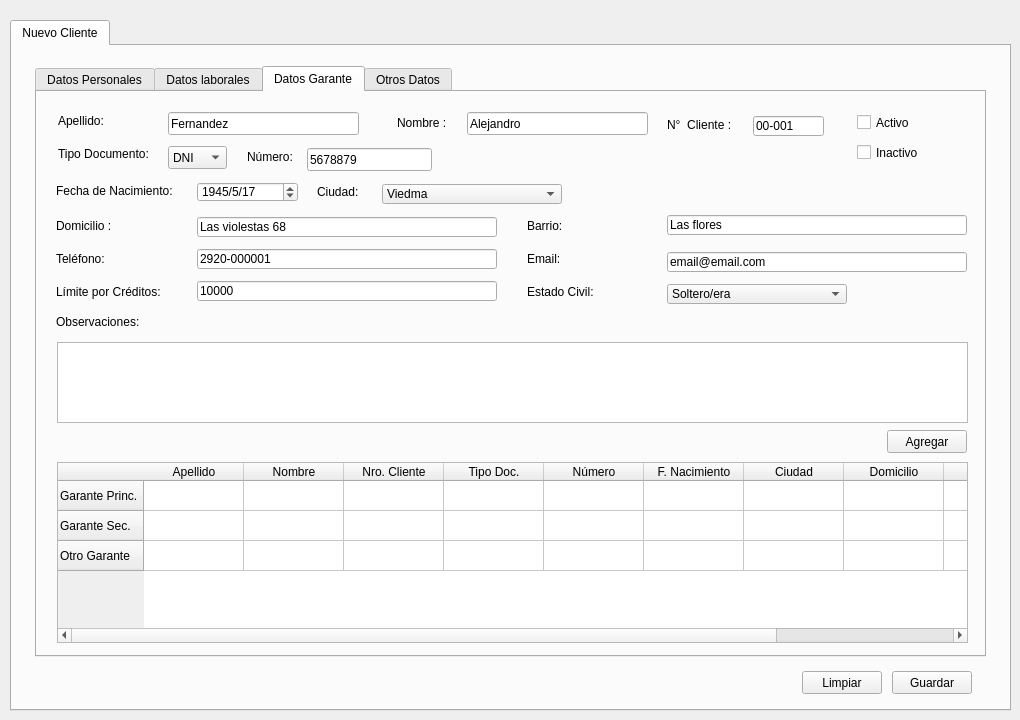
<?xml version="1.0" encoding="UTF-8"?>
<ui version="4.0">
 <class>Form_ClienteCrediRedPrueba</class>
 <widget class="QWidget" name="Form_ClienteCrediRedPrueba">
  <property name="geometry">
   <rect>
    <x>0</x>
    <y>0</y>
    <width>1020</width>
    <height>720</height>
   </rect>
  </property>
  <property name="windowTitle">
   <string>Clientes</string>
  </property>
  <widget class="QTabWidget" name="form_cliente">
   <property name="geometry">
    <rect>
     <x>10</x>
     <y>20</y>
     <width>1001</width>
     <height>691</height>
    </rect>
   </property>
   <property name="currentIndex">
    <number>0</number>
   </property>
   <widget class="QWidget" name="tab">
    <attribute name="icon">
     <iconset>
      <normaloff>../../../../Descargas/silueta-masculina-de-usuario.png</normaloff>../../../../Descargas/silueta-masculina-de-usuario.png</iconset>
    </attribute>
    <attribute name="title">
     <string>Nuevo Cliente</string>
    </attribute>
    <widget class="QTabWidget" name="tabwt_clientenuevo">
     <property name="geometry">
      <rect>
       <x>23</x>
       <y>20</y>
       <width>951</width>
       <height>591</height>
      </rect>
     </property>
     <property name="currentIndex">
      <number>2</number>
     </property>
     <widget class="QWidget" name="tab_4">
      <attribute name="icon">
       <iconset>
        <normalon>../../../../Descargas/tarjeta-personal-de-datos-de-contacto.png</normalon>
       </iconset>
      </attribute>
      <attribute name="title">
       <string>Datos Personales</string>
      </attribute>
      <widget class="QLineEdit" name="lne_telefono">
       <property name="geometry">
        <rect>
         <x>160</x>
         <y>167</y>
         <width>300</width>
         <height>20</height>
        </rect>
       </property>
       <property name="text">
        <string>2920-000001</string>
       </property>
      </widget>
      <widget class="QLabel" name="label_7">
       <property name="geometry">
        <rect>
         <x>19</x>
         <y>101</y>
         <width>141</width>
         <height>16</height>
        </rect>
       </property>
       <property name="text">
        <string>Fecha de Nacimiento:</string>
       </property>
      </widget>
      <widget class="QDateEdit" name="dte_nacimiento">
       <property name="geometry">
        <rect>
         <x>160</x>
         <y>100</y>
         <width>101</width>
         <height>20</height>
        </rect>
       </property>
       <property name="displayFormat">
        <string>yyyy/M/dd</string>
       </property>
       <property name="date">
        <date>
         <year>1945</year>
         <month>5</month>
         <day>17</day>
        </date>
       </property>
      </widget>
      <widget class="QComboBox" name="cbx_estado_civil">
       <property name="geometry">
        <rect>
         <x>450</x>
         <y>100</y>
         <width>180</width>
         <height>20</height>
        </rect>
       </property>
       <item>
        <property name="text">
         <string>Soltero/era</string>
        </property>
       </item>
       <item>
        <property name="text">
         <string>Casado/ada</string>
        </property>
       </item>
       <item>
        <property name="text">
         <string>Viudo/da</string>
        </property>
       </item>
       <item>
        <property name="text">
         <string>Divorsiado/ada</string>
        </property>
       </item>
      </widget>
      <widget class="QLabel" name="label_11">
       <property name="geometry">
        <rect>
         <x>490</x>
         <y>136</y>
         <width>131</width>
         <height>16</height>
        </rect>
       </property>
       <property name="text">
        <string>Barrio:</string>
       </property>
      </widget>
      <widget class="QLineEdit" name="lne_domicilio">
       <property name="geometry">
        <rect>
         <x>160</x>
         <y>135</y>
         <width>300</width>
         <height>20</height>
        </rect>
       </property>
       <property name="text">
        <string>Las violestas 68</string>
       </property>
      </widget>
      <widget class="QLabel" name="label">
       <property name="geometry">
        <rect>
         <x>360</x>
         <y>33</y>
         <width>71</width>
         <height>16</height>
        </rect>
       </property>
       <property name="text">
        <string>Nombre :</string>
       </property>
      </widget>
      <widget class="QLabel" name="label_13">
       <property name="geometry">
        <rect>
         <x>310</x>
         <y>100</y>
         <width>131</width>
         <height>16</height>
        </rect>
       </property>
       <property name="text">
        <string>Estado Civil:</string>
       </property>
      </widget>
      <widget class="QLineEdit" name="lne_barrio">
       <property name="geometry">
        <rect>
         <x>630</x>
         <y>133</y>
         <width>300</width>
         <height>20</height>
        </rect>
       </property>
       <property name="text">
        <string>Las flores</string>
       </property>
      </widget>
      <widget class="QLabel" name="label_8">
       <property name="geometry">
        <rect>
         <x>19</x>
         <y>169</y>
         <width>121</width>
         <height>16</height>
        </rect>
       </property>
       <property name="text">
        <string>Teléfono:</string>
       </property>
      </widget>
      <widget class="QComboBox" name="cbx_ciudad">
       <property name="geometry">
        <rect>
         <x>555</x>
         <y>170</y>
         <width>180</width>
         <height>20</height>
        </rect>
       </property>
       <item>
        <property name="text">
         <string>Viedma</string>
        </property>
       </item>
      </widget>
      <widget class="QLabel" name="label_50">
       <property name="geometry">
        <rect>
         <x>21</x>
         <y>64</y>
         <width>103</width>
         <height>16</height>
        </rect>
       </property>
       <property name="text">
        <string>Tipo Documento:</string>
       </property>
      </widget>
      <widget class="QLabel" name="label_3">
       <property name="geometry">
        <rect>
         <x>630</x>
         <y>35</y>
         <width>71</width>
         <height>16</height>
        </rect>
       </property>
       <property name="text">
        <string>N°  Cliente :</string>
       </property>
      </widget>
      <widget class="QLineEdit" name="lne_nombre">
       <property name="geometry">
        <rect>
         <x>430</x>
         <y>30</y>
         <width>181</width>
         <height>23</height>
        </rect>
       </property>
       <property name="text">
        <string>Alejandro</string>
       </property>
      </widget>
      <widget class="QLineEdit" name="lne_limite_credito">
       <property name="geometry">
        <rect>
         <x>160</x>
         <y>199</y>
         <width>300</width>
         <height>20</height>
        </rect>
       </property>
       <property name="text">
        <string>10000</string>
       </property>
      </widget>
      <widget class="QLineEdit" name="lne_nro_cliente">
       <property name="geometry">
        <rect>
         <x>716</x>
         <y>34</y>
         <width>71</width>
         <height>20</height>
        </rect>
       </property>
       <property name="text">
        <string>00-001</string>
       </property>
      </widget>
      <widget class="QLabel" name="label_12">
       <property name="geometry">
        <rect>
         <x>490</x>
         <y>199</y>
         <width>131</width>
         <height>16</height>
        </rect>
       </property>
       <property name="text">
        <string>Email:</string>
       </property>
      </widget>
      <widget class="QComboBox" name="cbx_tipo_doc">
       <property name="geometry">
        <rect>
         <x>131</x>
         <y>64</y>
         <width>59</width>
         <height>23</height>
        </rect>
       </property>
       <item>
        <property name="text">
         <string>DNI </string>
        </property>
       </item>
       <item>
        <property name="text">
         <string>CUIL</string>
        </property>
       </item>
       <item>
        <property name="text">
         <string>CUIT </string>
        </property>
       </item>
      </widget>
      <widget class="QLineEdit" name="lne_apellido">
       <property name="geometry">
        <rect>
         <x>131</x>
         <y>30</y>
         <width>191</width>
         <height>23</height>
        </rect>
       </property>
       <property name="text">
        <string>Fernandez</string>
       </property>
      </widget>
      <widget class="QLabel" name="label_49">
       <property name="geometry">
        <rect>
         <x>210</x>
         <y>67</y>
         <width>52</width>
         <height>16</height>
        </rect>
       </property>
       <property name="text">
        <string>Número:</string>
       </property>
      </widget>
      <widget class="QLabel" name="label_9">
       <property name="geometry">
        <rect>
         <x>19</x>
         <y>232</y>
         <width>121</width>
         <height>16</height>
        </rect>
       </property>
       <property name="text">
        <string>Observaciones: </string>
       </property>
      </widget>
      <widget class="QLabel" name="label_6">
       <property name="geometry">
        <rect>
         <x>19</x>
         <y>202</y>
         <width>121</width>
         <height>16</height>
        </rect>
       </property>
       <property name="text">
        <string>Límite por Créditos:</string>
       </property>
      </widget>
      <widget class="QLabel" name="label_2">
       <property name="geometry">
        <rect>
         <x>21</x>
         <y>31</y>
         <width>53</width>
         <height>16</height>
        </rect>
       </property>
       <property name="text">
        <string>Apellido:</string>
       </property>
      </widget>
      <widget class="QLabel" name="label_10">
       <property name="geometry">
        <rect>
         <x>490</x>
         <y>170</y>
         <width>71</width>
         <height>16</height>
        </rect>
       </property>
       <property name="text">
        <string>Ciudad:</string>
       </property>
      </widget>
      <widget class="QLineEdit" name="lne_email">
       <property name="geometry">
        <rect>
         <x>630</x>
         <y>200</y>
         <width>300</width>
         <height>20</height>
        </rect>
       </property>
       <property name="text">
        <string>email@email.com</string>
       </property>
      </widget>
      <widget class="QLabel" name="label_5">
       <property name="geometry">
        <rect>
         <x>19</x>
         <y>136</y>
         <width>71</width>
         <height>16</height>
        </rect>
       </property>
       <property name="text">
        <string>Domicilio :</string>
       </property>
      </widget>
      <widget class="QLineEdit" name="lne_nro_doc">
       <property name="geometry">
        <rect>
         <x>270</x>
         <y>66</y>
         <width>125</width>
         <height>23</height>
        </rect>
       </property>
       <property name="text">
        <string>5678879</string>
       </property>
      </widget>
      <widget class="QCheckBox" name="ckbx_activo">
       <property name="geometry">
        <rect>
         <x>820</x>
         <y>30</y>
         <width>85</width>
         <height>21</height>
        </rect>
       </property>
       <property name="text">
        <string>Activo</string>
       </property>
      </widget>
      <widget class="QCheckBox" name="ckbx_inactivo">
       <property name="geometry">
        <rect>
         <x>820</x>
         <y>60</y>
         <width>85</width>
         <height>21</height>
        </rect>
       </property>
       <property name="text">
        <string>Inactivo</string>
       </property>
      </widget>
      <widget class="QTextEdit" name="txte_observaciones">
       <property name="geometry">
        <rect>
         <x>20</x>
         <y>250</y>
         <width>911</width>
         <height>161</height>
        </rect>
       </property>
      </widget>
     </widget>
     <widget class="QWidget" name="tab_5">
      <attribute name="icon">
       <iconset>
        <normalon>../../../../Descargas/hombre-en-el-escritorio-de-la-oficina-con-un-ordenador.png</normalon>
       </iconset>
      </attribute>
      <attribute name="title">
       <string>Datos laborales</string>
      </attribute>
      <widget class="QLineEdit" name="lne_organismo">
       <property name="geometry">
        <rect>
         <x>220</x>
         <y>70</y>
         <width>300</width>
         <height>20</height>
        </rect>
       </property>
       <property name="text">
        <string>Ministerio de Educación</string>
       </property>
      </widget>
      <widget class="QLineEdit" name="lne_ocupacion">
       <property name="geometry">
        <rect>
         <x>220</x>
         <y>40</y>
         <width>300</width>
         <height>20</height>
        </rect>
       </property>
       <property name="text">
        <string>Auxiliar</string>
       </property>
      </widget>
      <widget class="QLineEdit" name="lne_antiguedad">
       <property name="geometry">
        <rect>
         <x>690</x>
         <y>70</y>
         <width>101</width>
         <height>20</height>
        </rect>
       </property>
       <property name="text">
        <string/>
       </property>
      </widget>
      <widget class="QLabel" name="label_19">
       <property name="geometry">
        <rect>
         <x>550</x>
         <y>40</y>
         <width>80</width>
         <height>20</height>
        </rect>
       </property>
       <property name="text">
        <string>Sueldo $:</string>
       </property>
      </widget>
      <widget class="QLabel" name="label_17">
       <property name="geometry">
        <rect>
         <x>79</x>
         <y>100</y>
         <width>141</width>
         <height>20</height>
        </rect>
       </property>
       <property name="text">
        <string>Teléfono Laboral:</string>
       </property>
      </widget>
      <widget class="QLineEdit" name="lne_domicilio_laboral">
       <property name="geometry">
        <rect>
         <x>220</x>
         <y>130</y>
         <width>300</width>
         <height>20</height>
        </rect>
       </property>
       <property name="text">
        <string>Las violetas 45</string>
       </property>
      </widget>
      <widget class="QLineEdit" name="lne_telefono_laboral">
       <property name="geometry">
        <rect>
         <x>220</x>
         <y>100</y>
         <width>300</width>
         <height>20</height>
        </rect>
       </property>
       <property name="text">
        <string>2920-000001</string>
       </property>
      </widget>
      <widget class="QLineEdit" name="lne_sueldo">
       <property name="geometry">
        <rect>
         <x>690</x>
         <y>40</y>
         <width>101</width>
         <height>20</height>
        </rect>
       </property>
       <property name="text">
        <string/>
       </property>
      </widget>
      <widget class="QCheckBox" name="ckbx_recibo_sueldo">
       <property name="geometry">
        <rect>
         <x>550</x>
         <y>130</y>
         <width>211</width>
         <height>21</height>
        </rect>
       </property>
       <property name="text">
        <string>Posee Recibo de Sueldo</string>
       </property>
       <property name="checked">
        <bool>true</bool>
       </property>
      </widget>
      <widget class="QLabel" name="label_15">
       <property name="geometry">
        <rect>
         <x>79</x>
         <y>70</y>
         <width>80</width>
         <height>20</height>
        </rect>
       </property>
       <property name="text">
        <string>Organismo: </string>
       </property>
      </widget>
      <widget class="QLabel" name="label_14">
       <property name="geometry">
        <rect>
         <x>79</x>
         <y>40</y>
         <width>80</width>
         <height>20</height>
        </rect>
       </property>
       <property name="text">
        <string>Ocupación:</string>
       </property>
      </widget>
      <widget class="QLabel" name="label_16">
       <property name="geometry">
        <rect>
         <x>79</x>
         <y>130</y>
         <width>161</width>
         <height>20</height>
        </rect>
       </property>
       <property name="text">
        <string>Domicilio Laboral:</string>
       </property>
      </widget>
      <widget class="QLabel" name="label_18">
       <property name="geometry">
        <rect>
         <x>550</x>
         <y>70</y>
         <width>131</width>
         <height>20</height>
        </rect>
       </property>
       <property name="text">
        <string>Antigüedad Laboral:</string>
       </property>
      </widget>
      <widget class="QLabel" name="label_20">
       <property name="geometry">
        <rect>
         <x>800</x>
         <y>70</y>
         <width>41</width>
         <height>20</height>
        </rect>
       </property>
       <property name="text">
        <string>años</string>
       </property>
      </widget>
      <widget class="QLineEdit" name="lne_categoria">
       <property name="geometry">
        <rect>
         <x>690</x>
         <y>100</y>
         <width>101</width>
         <height>20</height>
        </rect>
       </property>
       <property name="text">
        <string/>
       </property>
      </widget>
      <widget class="QLabel" name="label_21">
       <property name="geometry">
        <rect>
         <x>550</x>
         <y>100</y>
         <width>71</width>
         <height>20</height>
        </rect>
       </property>
       <property name="text">
        <string>Categoría: </string>
       </property>
      </widget>
     </widget>
     <widget class="QWidget" name="tab_6">
      <attribute name="icon">
       <iconset>
        <normalon>../../../../Descargas/calidad-de-la-pagina.png</normalon>
       </iconset>
      </attribute>
      <attribute name="title">
       <string>Datos Garante</string>
      </attribute>
      <widget class="QLineEdit" name="lne_garante_domicilio">
       <property name="geometry">
        <rect>
         <x>160</x>
         <y>125</y>
         <width>300</width>
         <height>20</height>
        </rect>
       </property>
       <property name="text">
        <string>Las violestas 68</string>
       </property>
      </widget>
      <widget class="QLabel" name="label_22">
       <property name="geometry">
        <rect>
         <x>19</x>
         <y>222</y>
         <width>121</width>
         <height>16</height>
        </rect>
       </property>
       <property name="text">
        <string>Observaciones: </string>
       </property>
      </widget>
      <widget class="QLineEdit" name="lne_garante_nombre">
       <property name="geometry">
        <rect>
         <x>430</x>
         <y>20</y>
         <width>181</width>
         <height>23</height>
        </rect>
       </property>
       <property name="text">
        <string>Alejandro</string>
       </property>
      </widget>
      <widget class="QLabel" name="label_51">
       <property name="geometry">
        <rect>
         <x>210</x>
         <y>57</y>
         <width>52</width>
         <height>16</height>
        </rect>
       </property>
       <property name="text">
        <string>Número:</string>
       </property>
      </widget>
      <widget class="QLabel" name="label_23">
       <property name="geometry">
        <rect>
         <x>19</x>
         <y>159</y>
         <width>121</width>
         <height>16</height>
        </rect>
       </property>
       <property name="text">
        <string>Teléfono:</string>
       </property>
      </widget>
      <widget class="QLabel" name="label_24">
       <property name="geometry">
        <rect>
         <x>490</x>
         <y>159</y>
         <width>131</width>
         <height>16</height>
        </rect>
       </property>
       <property name="text">
        <string>Email:</string>
       </property>
      </widget>
      <widget class="QLineEdit" name="lne_garante_barrio">
       <property name="geometry">
        <rect>
         <x>630</x>
         <y>123</y>
         <width>300</width>
         <height>20</height>
        </rect>
       </property>
       <property name="text">
        <string>Las flores</string>
       </property>
      </widget>
      <widget class="QLineEdit" name="lne_garante_limite_credito">
       <property name="geometry">
        <rect>
         <x>160</x>
         <y>189</y>
         <width>300</width>
         <height>20</height>
        </rect>
       </property>
       <property name="text">
        <string>10000</string>
       </property>
      </widget>
      <widget class="QLineEdit" name="lne_garante_email">
       <property name="geometry">
        <rect>
         <x>630</x>
         <y>160</y>
         <width>300</width>
         <height>20</height>
        </rect>
       </property>
       <property name="text">
        <string>email@email.com</string>
       </property>
      </widget>
      <widget class="QLabel" name="label_25">
       <property name="geometry">
        <rect>
         <x>19</x>
         <y>91</y>
         <width>141</width>
         <height>16</height>
        </rect>
       </property>
       <property name="text">
        <string>Fecha de Nacimiento:</string>
       </property>
      </widget>
      <widget class="QLabel" name="label_26">
       <property name="geometry">
        <rect>
         <x>19</x>
         <y>192</y>
         <width>121</width>
         <height>16</height>
        </rect>
       </property>
       <property name="text">
        <string>Límite por Créditos:</string>
       </property>
      </widget>
      <widget class="QLabel" name="label_52">
       <property name="geometry">
        <rect>
         <x>21</x>
         <y>54</y>
         <width>103</width>
         <height>16</height>
        </rect>
       </property>
       <property name="text">
        <string>Tipo Documento:</string>
       </property>
      </widget>
      <widget class="QLabel" name="label_27">
       <property name="geometry">
        <rect>
         <x>490</x>
         <y>126</y>
         <width>131</width>
         <height>16</height>
        </rect>
       </property>
       <property name="text">
        <string>Barrio:</string>
       </property>
      </widget>
      <widget class="QLabel" name="label_28">
       <property name="geometry">
        <rect>
         <x>280</x>
         <y>92</y>
         <width>71</width>
         <height>16</height>
        </rect>
       </property>
       <property name="text">
        <string>Ciudad:</string>
       </property>
      </widget>
      <widget class="QLineEdit" name="lne_garante_nro_cliente">
       <property name="geometry">
        <rect>
         <x>716</x>
         <y>24</y>
         <width>71</width>
         <height>20</height>
        </rect>
       </property>
       <property name="text">
        <string>00-001</string>
       </property>
      </widget>
      <widget class="QTextEdit" name="txte_garante_observaciones">
       <property name="geometry">
        <rect>
         <x>20</x>
         <y>250</y>
         <width>911</width>
         <height>81</height>
        </rect>
       </property>
      </widget>
      <widget class="QLabel" name="label_4">
       <property name="geometry">
        <rect>
         <x>360</x>
         <y>23</y>
         <width>71</width>
         <height>16</height>
        </rect>
       </property>
       <property name="text">
        <string>Nombre :</string>
       </property>
      </widget>
      <widget class="QLabel" name="label_29">
       <property name="geometry">
        <rect>
         <x>21</x>
         <y>21</y>
         <width>53</width>
         <height>16</height>
        </rect>
       </property>
       <property name="text">
        <string>Apellido:</string>
       </property>
      </widget>
      <widget class="QLabel" name="label_30">
       <property name="geometry">
        <rect>
         <x>490</x>
         <y>192</y>
         <width>131</width>
         <height>16</height>
        </rect>
       </property>
       <property name="text">
        <string>Estado Civil:</string>
       </property>
      </widget>
      <widget class="QComboBox" name="cbx_garante_estado_civil">
       <property name="geometry">
        <rect>
         <x>630</x>
         <y>192</y>
         <width>180</width>
         <height>20</height>
        </rect>
       </property>
       <item>
        <property name="text">
         <string>Soltero/era</string>
        </property>
       </item>
       <item>
        <property name="text">
         <string>Casado/ada</string>
        </property>
       </item>
       <item>
        <property name="text">
         <string>Viudo/da</string>
        </property>
       </item>
       <item>
        <property name="text">
         <string>Divorsiado/ada</string>
        </property>
       </item>
      </widget>
      <widget class="QCheckBox" name="ckbx_garante_activo">
       <property name="geometry">
        <rect>
         <x>820</x>
         <y>20</y>
         <width>85</width>
         <height>21</height>
        </rect>
       </property>
       <property name="text">
        <string>Activo</string>
       </property>
      </widget>
      <widget class="QComboBox" name="cbx_garante_tipo_doc">
       <property name="geometry">
        <rect>
         <x>131</x>
         <y>54</y>
         <width>59</width>
         <height>23</height>
        </rect>
       </property>
       <item>
        <property name="text">
         <string>DNI </string>
        </property>
       </item>
       <item>
        <property name="text">
         <string>CUIL</string>
        </property>
       </item>
       <item>
        <property name="text">
         <string>CUIT </string>
        </property>
       </item>
      </widget>
      <widget class="QLineEdit" name="lne_garante_apellido">
       <property name="geometry">
        <rect>
         <x>131</x>
         <y>20</y>
         <width>191</width>
         <height>23</height>
        </rect>
       </property>
       <property name="text">
        <string>Fernandez</string>
       </property>
      </widget>
      <widget class="QLineEdit" name="lne__garante_telefono">
       <property name="geometry">
        <rect>
         <x>160</x>
         <y>157</y>
         <width>300</width>
         <height>20</height>
        </rect>
       </property>
       <property name="text">
        <string>2920-000001</string>
       </property>
      </widget>
      <widget class="QComboBox" name="cbx_garante_ciudad">
       <property name="geometry">
        <rect>
         <x>345</x>
         <y>92</y>
         <width>180</width>
         <height>20</height>
        </rect>
       </property>
       <item>
        <property name="text">
         <string>Viedma</string>
        </property>
       </item>
      </widget>
      <widget class="QLabel" name="label_31">
       <property name="geometry">
        <rect>
         <x>630</x>
         <y>25</y>
         <width>71</width>
         <height>16</height>
        </rect>
       </property>
       <property name="text">
        <string>N°  Cliente :</string>
       </property>
      </widget>
      <widget class="QLabel" name="label_32">
       <property name="geometry">
        <rect>
         <x>19</x>
         <y>126</y>
         <width>71</width>
         <height>16</height>
        </rect>
       </property>
       <property name="text">
        <string>Domicilio :</string>
       </property>
      </widget>
      <widget class="QCheckBox" name="ckbx_garante_inactivo">
       <property name="geometry">
        <rect>
         <x>820</x>
         <y>50</y>
         <width>85</width>
         <height>21</height>
        </rect>
       </property>
       <property name="text">
        <string>Inactivo</string>
       </property>
      </widget>
      <widget class="QLineEdit" name="lne_garante_nro_doc">
       <property name="geometry">
        <rect>
         <x>270</x>
         <y>56</y>
         <width>125</width>
         <height>23</height>
        </rect>
       </property>
       <property name="text">
        <string>5678879</string>
       </property>
      </widget>
      <widget class="QDateEdit" name="dte_garante_nacimiento">
       <property name="geometry">
        <rect>
         <x>160</x>
         <y>90</y>
         <width>101</width>
         <height>20</height>
        </rect>
       </property>
       <property name="displayFormat">
        <string>yyyy/M/dd</string>
       </property>
       <property name="date">
        <date>
         <year>1945</year>
         <month>5</month>
         <day>17</day>
        </date>
       </property>
      </widget>
      <widget class="QTableWidget" name="tw_garantes_lista">
       <property name="geometry">
        <rect>
         <x>20</x>
         <y>370</y>
         <width>911</width>
         <height>181</height>
        </rect>
       </property>
       <row>
        <property name="text">
         <string>Garante Princ.</string>
        </property>
        <property name="icon">
         <iconset>
          <normalon>../../../../Descargas/calidad-de-la-pagina.png</normalon>
         </iconset>
        </property>
       </row>
       <row>
        <property name="text">
         <string>Garante Sec.</string>
        </property>
        <property name="icon">
         <iconset>
          <normalon>../../../../Descargas/calidad-de-la-pagina.png</normalon>
         </iconset>
        </property>
       </row>
       <row>
        <property name="text">
         <string>Otro Garante</string>
        </property>
        <property name="icon">
         <iconset>
          <normalon>../../../../Descargas/calidad-de-la-pagina.png</normalon>
         </iconset>
        </property>
       </row>
       <column>
        <property name="text">
         <string>Apellido</string>
        </property>
       </column>
       <column>
        <property name="text">
         <string>Nombre</string>
        </property>
       </column>
       <column>
        <property name="text">
         <string>Nro. Cliente</string>
        </property>
       </column>
       <column>
        <property name="text">
         <string>Tipo Doc.</string>
        </property>
       </column>
       <column>
        <property name="text">
         <string>Número</string>
        </property>
       </column>
       <column>
        <property name="text">
         <string>F. Nacimiento</string>
        </property>
       </column>
       <column>
        <property name="text">
         <string>Ciudad</string>
        </property>
       </column>
       <column>
        <property name="text">
         <string>Domicilio</string>
        </property>
       </column>
       <column>
        <property name="text">
         <string>Teléfono</string>
        </property>
       </column>
       <column>
        <property name="text">
         <string>Estado</string>
        </property>
       </column>
      </widget>
      <widget class="QPushButton" name="boton_agregar">
       <property name="geometry">
        <rect>
         <x>850</x>
         <y>338</y>
         <width>80</width>
         <height>23</height>
        </rect>
       </property>
       <property name="text">
        <string>Agregar</string>
       </property>
      </widget>
     </widget>
     <widget class="QWidget" name="tab_7">
      <attribute name="icon">
       <iconset>
        <normalon>../../../../Descargas/casilla-y-boligrafo.png</normalon>
       </iconset>
      </attribute>
      <attribute name="title">
       <string>Otros Datos</string>
      </attribute>
      <widget class="QCheckBox" name="ckbx_veraz">
       <property name="geometry">
        <rect>
         <x>601</x>
         <y>90</y>
         <width>211</width>
         <height>21</height>
        </rect>
       </property>
       <property name="text">
        <string>Figura en el Veraz</string>
       </property>
       <property name="checked">
        <bool>true</bool>
       </property>
      </widget>
      <widget class="QCheckBox" name="ckbx_bloqueado">
       <property name="geometry">
        <rect>
         <x>602</x>
         <y>150</y>
         <width>211</width>
         <height>21</height>
        </rect>
       </property>
       <property name="text">
        <string>Cliente Bloqueado</string>
       </property>
      </widget>
      <widget class="QLineEdit" name="lne_iva">
       <property name="geometry">
        <rect>
         <x>271</x>
         <y>30</y>
         <width>300</width>
         <height>20</height>
        </rect>
       </property>
       <property name="text">
        <string>Responsable Inscripto</string>
       </property>
      </widget>
      <widget class="QLineEdit" name="lne_cbu">
       <property name="geometry">
        <rect>
         <x>271</x>
         <y>90</y>
         <width>300</width>
         <height>20</height>
        </rect>
       </property>
       <property name="text">
        <string>00451597859478396574780</string>
       </property>
      </widget>
      <widget class="QLabel" name="label_33">
       <property name="geometry">
        <rect>
         <x>130</x>
         <y>60</y>
         <width>80</width>
         <height>20</height>
        </rect>
       </property>
       <property name="text">
        <string>N° CUIT:</string>
       </property>
      </widget>
      <widget class="QLineEdit" name="lne_nro_beneficio">
       <property name="geometry">
        <rect>
         <x>271</x>
         <y>120</y>
         <width>300</width>
         <height>20</height>
        </rect>
       </property>
       <property name="text">
        <string>00345687</string>
       </property>
      </widget>
      <widget class="QLabel" name="label_34">
       <property name="geometry">
        <rect>
         <x>130</x>
         <y>90</y>
         <width>141</width>
         <height>20</height>
        </rect>
       </property>
       <property name="text">
        <string>N° CBU:</string>
       </property>
      </widget>
      <widget class="QLabel" name="label_35">
       <property name="geometry">
        <rect>
         <x>130</x>
         <y>120</y>
         <width>161</width>
         <height>20</height>
        </rect>
       </property>
       <property name="text">
        <string>N° Beneficio:</string>
       </property>
      </widget>
      <widget class="QLineEdit" name="lne_cuit">
       <property name="geometry">
        <rect>
         <x>271</x>
         <y>60</y>
         <width>300</width>
         <height>20</height>
        </rect>
       </property>
       <property name="text">
        <string>00-5678879-00</string>
       </property>
      </widget>
      <widget class="QLabel" name="label_36">
       <property name="geometry">
        <rect>
         <x>130</x>
         <y>30</y>
         <width>80</width>
         <height>20</height>
        </rect>
       </property>
       <property name="text">
        <string>Tipo IVA:</string>
       </property>
      </widget>
      <widget class="QCheckBox" name="ckbx_jub_pens">
       <property name="geometry">
        <rect>
         <x>601</x>
         <y>120</y>
         <width>211</width>
         <height>21</height>
        </rect>
       </property>
       <property name="text">
        <string>Es Jubilado / Pensionado</string>
       </property>
      </widget>
      <widget class="QCheckBox" name="ckbx_facturas">
       <property name="geometry">
        <rect>
         <x>601</x>
         <y>60</y>
         <width>211</width>
         <height>21</height>
        </rect>
       </property>
       <property name="text">
        <string>Presentó Facturas de Luz, Gas</string>
       </property>
       <property name="checked">
        <bool>true</bool>
       </property>
      </widget>
      <widget class="QRadioButton" name="rbt_monotributista">
       <property name="geometry">
        <rect>
         <x>600</x>
         <y>30</y>
         <width>111</width>
         <height>21</height>
        </rect>
       </property>
       <property name="text">
        <string>Monotributista</string>
       </property>
      </widget>
     </widget>
    </widget>
    <widget class="QPushButton" name="boton_guardar">
     <property name="geometry">
      <rect>
       <x>880</x>
       <y>625</y>
       <width>80</width>
       <height>23</height>
      </rect>
     </property>
     <property name="text">
      <string>Guardar</string>
     </property>
    </widget>
    <widget class="QPushButton" name="boton_limpiar">
     <property name="geometry">
      <rect>
       <x>790</x>
       <y>625</y>
       <width>80</width>
       <height>23</height>
      </rect>
     </property>
     <property name="text">
      <string>Limpiar</string>
     </property>
    </widget>
   </widget>
  </widget>
 </widget>
 <resources/>
 <connections/>
</ui>
